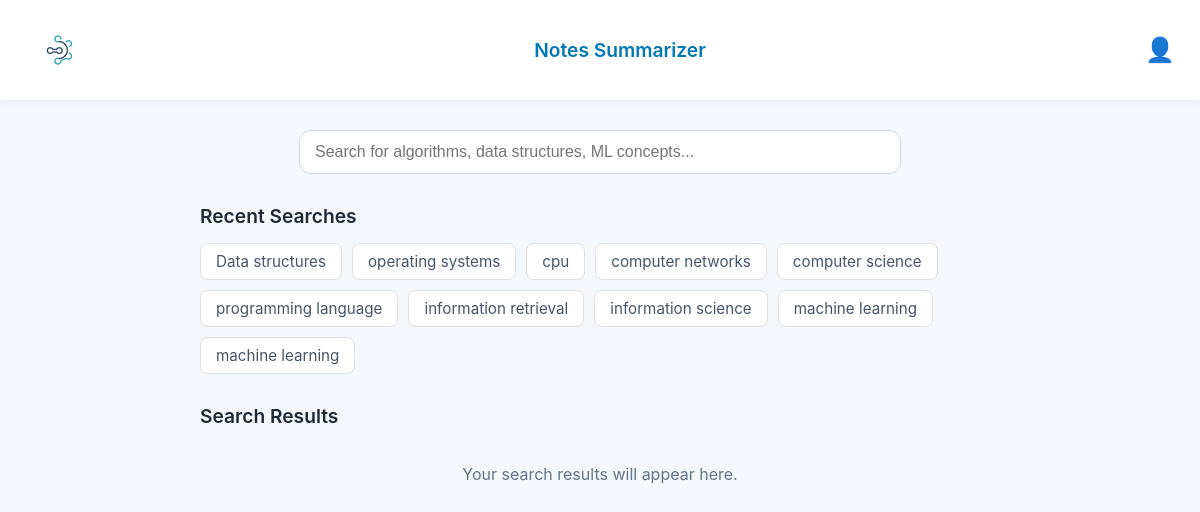
The app's page /search (signed in), older data.
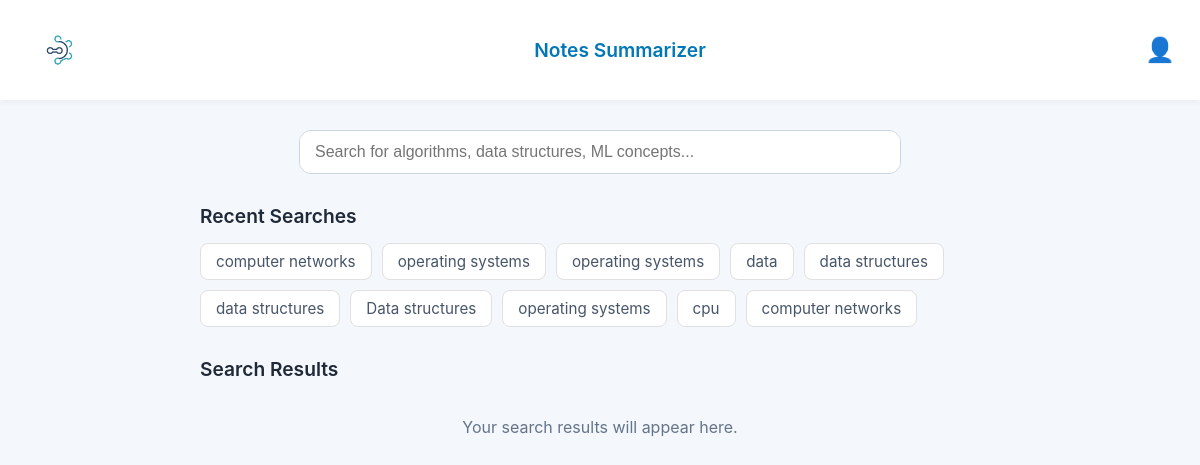
The same page, newer data.
### models/recent_search.py (models this page shows, shortened)
class RecentSearch(db.Model):
    id = db.Column(db.Integer, primary_key=True)
    user_id = db.Column(db.Integer, db.ForeignKey('user.id'), nullable=False)
    query_text = db.Column(db.String(500), nullable=False)
    timestamp = db.Column(db.DateTime, default=datetime.datetime.utcnow)

### routes.py (the view)
@main_bp.route('/search')
def search_input_page():
    user_id = current_user.id if current_user.is_authenticated else None
    recent_searches_list = []
    if user_id:
        recent_searches_list = db.session.execute(
            select(RecentSearch)
            .filter_by(user_id=user_id)
            .order_by(RecentSearch.timestamp.desc())
            .limit(10)
        ).scalars().all()
    return render_template('search_screen.html', recent_searches=recent_searches_list)

### templates/search_screen.html (shortened to what this page needs)
{% extends "layout.html" %}
{% block content %}
<div class="search-page-container">
    <main class="search-main">
        <section class="search-form-section">
            <form id="search-form" class="search-form-inline" onsubmit="return false;">
                <input type="text" id="query" name="query" placeholder="Search for algorithms, data structures, ML concepts..." required>
            </form>
        </section>
        <section class="recent-searches-section">
            <h2>Recent Searches</h2>
            {% if recent_searches %}
                <div class="recent-searches-tags">
                    {% for search in recent_searches %}
                        <span class="search-tag" onclick="document.getElementById('query').value='{{ search.query_text }}'; document.getElementById('search-form').requestSubmit();">
                            {{ search.query_text }}
                        </span>
                    {% endfor %}
                </div>
            {% else %}
                <p class="no-recent-searches">No recent searches.</p>
            {% endif %}
        </section>
        <section class="search-results-section">
            <h2>Search Results</h2>
            <div id="search-results" class="results-display">
                <p class="initial-message">Your search results will appear here.</p>
            </div>
        </section>
    </main>
</div>
{% endblock %}

Row changes from the older to the newer data that the page shows:
no longer on this page (row unchanged): RecentSearch: query_text "computer science"
no longer on this page (row unchanged): RecentSearch: query_text "programming language"
no longer on this page (row unchanged): RecentSearch: query_text "information retrieval"
no longer on this page (row unchanged): RecentSearch: query_text "information science"
no longer on this page (row unchanged): RecentSearch: query_text "machine learning"
no longer on this page (row unchanged): RecentSearch: query_text "machine learning"
added RecentSearch: query_text "computer networks"
added RecentSearch: query_text "operating systems"
added RecentSearch: query_text "operating systems"
added RecentSearch: query_text "data"
added RecentSearch: query_text "data structures"
added RecentSearch: query_text "data structures"
